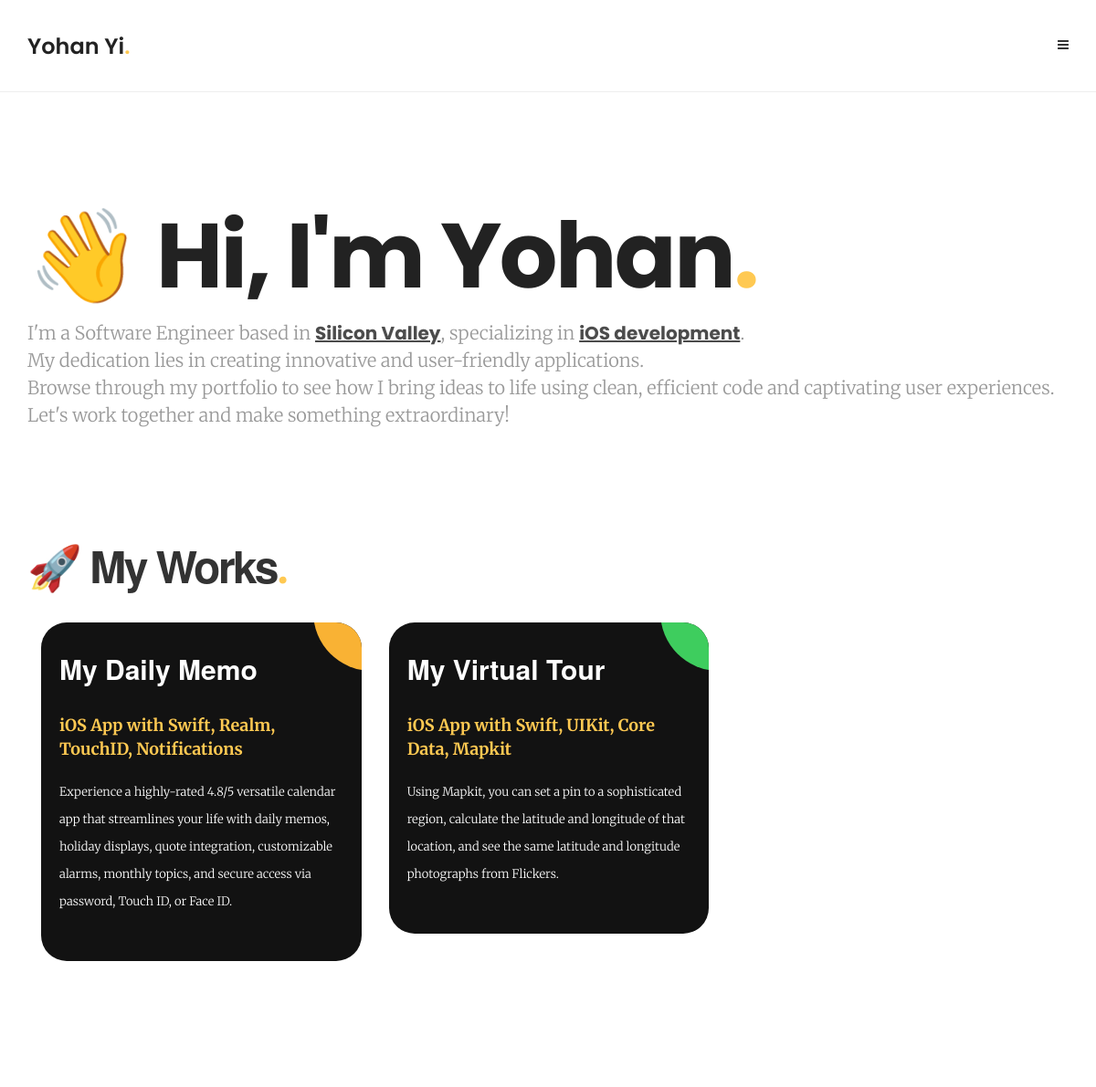
/ (upper part), run on an earlier commit of the app's database.
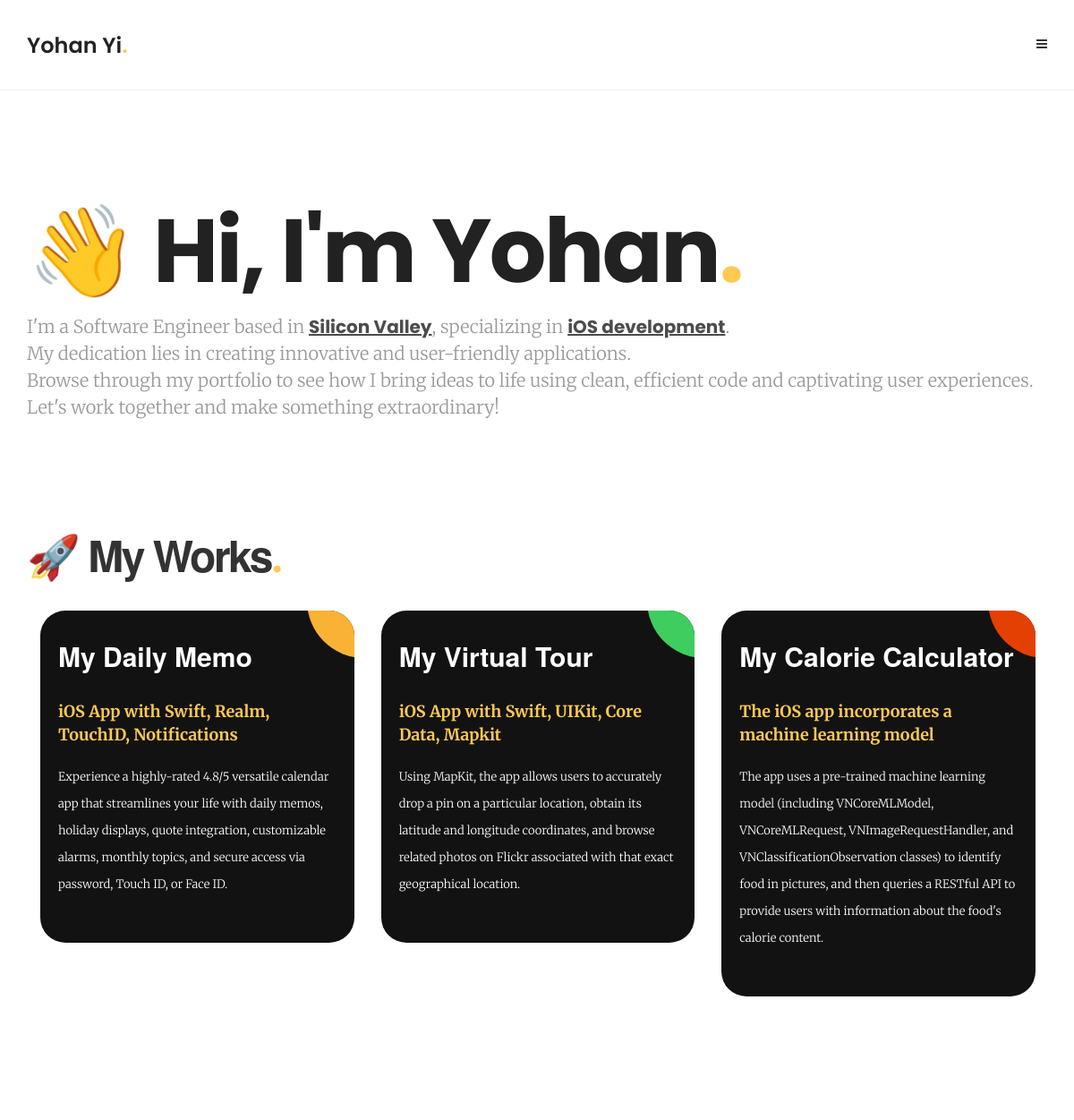
And on a later commit of the database.
### mywork/models.py (models this page shows, shortened)
class Work(models.Model):
    title = models.CharField(max_length=200)
    subtitle = models.CharField(max_length=200)
    desciption = models.TextField()
    created_date = models.DateTimeField(default=timezone.now)
    published_date = models.DateTimeField(blank=True, null=True)
    link = models.CharField(max_length=200)

### yohanyime/views.py (the view)
# urls.py: path('',views.index,name="index"),
def index(request):
    worksModel = apps.get_model('mywork', 'Work')
    myworks = worksModel.objects.all
    return render(request,"index/index.html", {'myworks':myworks})

### templates/index/index.html (shortened to what this page needs)
{% load static %}
<!doctype html>
<html lang="en" class="no-js">
<head>
    {% block css %}
	<link rel="stylesheet" type="text/css" href="{% static 'css/bootstrap.min.css' %}" media="screen">
	<link rel="stylesheet" type="text/css" href="{% static 'css/font-awesome.min.css' %}" media="screen">
	<link rel="stylesheet" type="text/css" href="{% static 'css/elegant-icons.css' %}" media="screen">
	<link rel="stylesheet" type="text/css" href="{% static 'css/style.css' %}" media="screen">
    {% endblock css %}
</head>
<body>
	<div id="container">
		<header class="clearfix trans">
			<nav class="navbar navbar-default navbar-fixed-top" role="navigation">
				<div class="container">
					<div class="navbar-header">
						<a class="navbar-brand" href="http://www.yohanyi.me">Yohan Yi<span>.</span></a>
					</div>
					<div class="collapse navbar-collapse" id="bs-example-navbar-collapse-1">
						<ul class="nav navbar-nav navbar-right navigate-section">
							<li class="drop"><a href="#home">Home</a></li>
							<li><a href="#works">My Works</a></li>
							<li><a href="#about">About Me</a></li>
							<li><a href="#insta">Follow me on Instagram</a></li>
							<li><a href="mailto: yohanyi@yohanyi.me">Contact</a></li>
							<li><a class="open-menu" href="#"><i class="fa fa-bars" aria-hidden="true"></i></a></li>
						</ul>
					</div>
				</div>
			</nav>
		</header>
		<section class="banner-page-section">
			<div class="container">
				<h1>👋 Hi, I'm Yohan<span>.</span></h1>
				<p>I'm a Software Engineer based in <u>Silicon Valley</u>, specializing in <u>iOS development</u>.
					<br> My dedication lies in creating innovative and user-friendly applications.
					<br> Browse through my portfolio to see how I bring ideas to life using clean, efficient code
					and captivating user experiences.
					<br> Let's work together and make something extraordinary!
				</p>
			</div>
		</section>
		<section class="about-us-section">
			<div class="container">
				<div class="about-us-box">
					<div class="row">
						<div class="col-md-4">
							<div class="about-us-post">
								<h1>🚀 My Works<span>.</span></h1>
								<div class="ag-format-container">
									<div class="ag-courses_box">
										{% for work in myworks %}
									  <div class="ag-courses_item">
										<a href="{{ work.link }}" target="_blank" class="ag-courses-item_link">
										  <div class="ag-courses-item_bg"></div>
										  <div class="ag-courses-item_title">
											{{ work.title }}
										  </div>
										  <br>
										  <div class="ag-courses-item_date-box">
											<span class="ag-courses-item_skills">
												{{ work.subtitle }}
											</span>
											<br>
											<p class="ag-courses-item_desc">
												{{ work.desciption }}
											</p>
										</div>
										</a>
									  </div>
									  {% endfor %}
									</div>
								</div>
							</div>
						</div>
					</div>
				</div>
			</div>
		</section>
	</div>
</body>
</html>

### static/css/style.css (style rules this page uses)
html { scroll-behavior: smooth; }
.navbar-default { background: #ffffff; border: none; border-bottom: 1px solid #eeeeee; transition: all 0.2s ease-in-out; -moz-transition: all 0.2s ease-in-out; -webkit-transition: all 0.2s ease-in-out; -o-transition: all 0.2s ease-in-out; margin: 0; }
.navbar-brand { height: auto; transition: all 0.2s ease-in-out; -moz-transition: all 0.2s ease-in-out; -webkit-transition: all 0.2s ease-in-out; -o-transition: all 0.2s ease-in-out; padding: 35px 15px 30px; color: #222222 !important; font-size: 24px; font-family: 'Poppins', sans-serif; font-weight: 600; line-height: 32px; letter-spacing: 0; }
.navbar-brand span { color: #ffc952; }
.navbar-header { z-index: 2; position: relative; }
.navbar-nav { padding-right: 15px; transition: all 0.2s ease-in-out; -moz-transition: all 0.2s ease-in-out; -webkit-transition: all 0.2s ease-in-out; -o-transition: all 0.2s ease-in-out; }
.navbar-nav > li > a { color: #333333 !important; font-size: 12px; font-family: 'Poppins', sans-serif; font-weight: 600; text-transform: uppercase; transition: all 0.2s ease-in-out; -moz-transition: all 0.2s ease-in-out; -webkit-transition: all 0.2s ease-in-out; -o-transition: all 0.2s ease-in-out; padding: 40px 0px 40px; margin: 0 25px; position: relative; opacity: 0; visibility: hidden; }
.navbar-nav > li > a i { font-size: 14px; }
.navbar-nav > li > a.open-menu { opacity: 1; visibility: visible; }
.navbar-nav > li > a:after { content: ''; position: absolute; top: 48px; left: 0; width: 100%; height: 1px; background: transparent; }
.navbar-nav > li:last-child > a { margin-right: 0; }
.navbar-nav > li:last-child > a:after { display: none; }
.navbar-nav li.drop { position: relative; }
.navbar-collapse { position: relative; }
p { font-size: 14px; color: #999999; font-family: 'Merriweather', serif; font-weight: 300; line-height: 30px; margin: 0 0 10px; }
#container { padding: 100px 0 0; }
h1 { color: @color1; font-size: 48px; font-family: @font; font-weight: 700; line-height: 60px; margin: 0 0 30px; letter-spacing: -2.5px; }
section.banner-page-section { padding: 110px 0; position: relative; }
section.banner-page-section h1 { color: #222222; font-size: 48px; font-family: 'Poppins', sans-serif; font-weight: 700; line-height: 60px; margin: 0 0 30px; letter-spacing: -2.5px; font-size: 100px; margin-bottom: 0px; line-height: 140px; }
section.banner-page-section h1 span { color: #ffc952; }
section.banner-page-section p { font-size: 20px; }
section.banner-page-section u { font-size: 20px; font-weight: 650; font-family: 'Poppins', sans-serif; color: #121212c1; }
section.about-us-section { padding: 0 0 110px; }
section.about-us-section span { font-family: 'Merriweather', serif; display: inline-block; color: #ffc952 ; }
section.about-us-section .about-us-box .about-us-post { margin-bottom: 0px; }
section.about-us-section .about-us-box .about-us-post p { font-size: 13px; margin-bottom: 20px; }
@media (max-width: 1260px) { #container { padding: 100px 0 0; overflow: hidden; } }
.ag-format-container { width: 1142px; margin: 0 auto; }
.ag-courses_box { display: -webkit-box; display: -ms-flexbox; display: flex; -webkit-box-align: start; -ms-flex-align: start; align-items: flex-start; -ms-flex-wrap: wrap; flex-wrap: wrap; padding: 0px 0; }
.ag-courses_item { -ms-flex-preferred-size: calc(33.33333% - 30px); flex-basis: calc(33.33333% - 30px); margin: 0 15px 30px; overflow: hidden; border-radius: 28px; }
.ag-courses-item_link { display: block; padding: 30px 20px; background-color: #121212; overflow: hidden; position: relative; }
.ag-courses-item_title { min-height: 50px; margin: 0 0 0px; overflow: hidden; font-weight: bold; font-size: 30px; color: #FFF; z-index: 2; position: relative; }
.ag-courses-item_date-box { font-size: 18px; color: #FFF; z-index: 2; position: relative; }
.ag-courses-item_skills { font-weight: bold; color: #f9b234; -webkit-transition: color .5s ease; -o-transition: color .5s ease; transition: color .5s ease }
.ag-courses-item_desc { font-size: 18px; color: #FFF; z-index: 2; position: relative; margin-top: 20px; }
.ag-courses-item_bg { height: 128px; width: 128px; background-color: #f9b234; z-index: 1; position: absolute; top: -75px; right: -75px; border-radius: 50%; -webkit-transition: all .5s ease; -o-transition: all .5s ease; transition: all .5s ease; }
.ag-courses_item:nth-child(2n) .ag-courses-item_bg { background-color: #3ecd5e; }
.ag-courses_item:nth-child(3n) .ag-courses-item_bg { background-color: #e44002; }

What changed in the data, as far as the page shows it:
changed Work "My Virtual Tour": desciption "Using Mapkit, you can set a pin to a sophisticated region, calculate the latitude and longitude of that location, and see the same latitude and longitude photographs from Flickers." → "Using MapKit, the app allows users to accurately drop a pin on a particular location, obtain its latitude and longitude coordinates, and browse related photos on Flickr associated with that exact geographical location."
added Work: title "My Calorie Calculator", subtitle "The iOS app incorporates a machine learning model", desciption "The app uses a pre-trained machine learning model (including VNCoreMLModel, VNCoreMLRequest, VNImageRequestHandler, and VNClassificationObservation classes) to identify food in pictures, and then queries a RESTful API to provide users with information about the food's calorie content."
